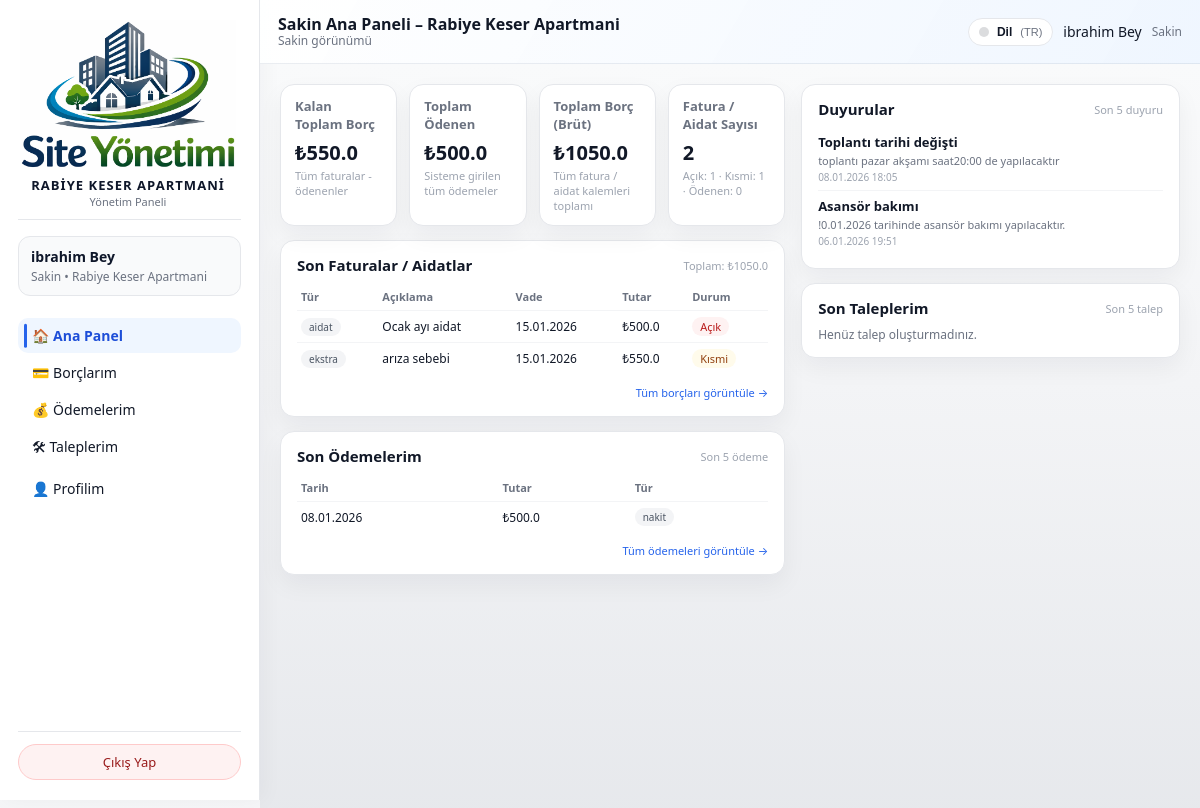
Before: /resident/dashboard (signed in) with the older database file.
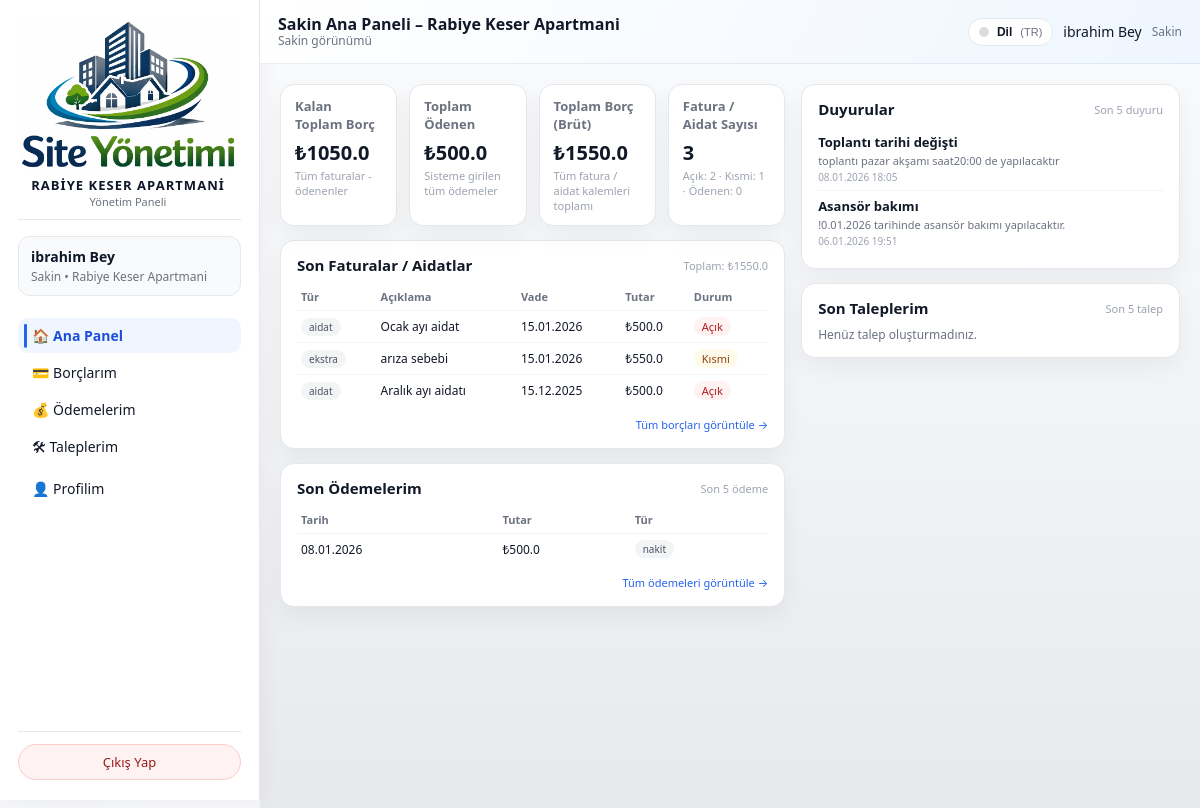
After: the same page with the newer database file.
### models/bill_model.py (models this page shows, shortened)
class Bill(db.Model):
    __tablename__ = "bills"
    id = db.Column(db.Integer, primary_key=True)
    site_id = db.Column(db.Integer, db.ForeignKey("sites.id"), nullable=False)
    apartment_id = db.Column(db.Integer, db.ForeignKey("apartments.id"), nullable=False)
    description = db.Column(db.String(255), nullable=True)
    amount = db.Column(Numeric(10, 2), nullable=False)
    due_date = db.Column(db.Date, nullable=True)
    status = db.Column(db.String(20), nullable=False, default="open")
    type = db.Column(db.String(50), nullable=True)
    created_at = db.Column(db.DateTime, default=datetime.utcnow)
    updated_at = db.Column(
        db.DateTime, default=datetime.utcnow, onupdate=datetime.utcnow
    )
    payments = db.relationship("Payment", backref="bill", lazy="dynamic")

### models/payment_model.py (models this page shows, shortened)
class Payment(db.Model):
    __tablename__ = "payments"
    id = db.Column(db.Integer, primary_key=True)
    site_id = db.Column(db.Integer, db.ForeignKey("sites.id"), nullable=False)
    bill_id = db.Column(db.Integer, db.ForeignKey("bills.id"), nullable=True)
    apartment_id = db.Column(db.Integer, db.ForeignKey("apartments.id"), nullable=False)
    user_id = db.Column(db.Integer, db.ForeignKey("users.id"), nullable=True)
    amount = db.Column(Numeric(10, 2), nullable=False)
    payment_date = db.Column(db.DateTime, nullable=False, default=datetime.utcnow)
    method = db.Column(db.String(50), nullable=True)
    user = db.relationship("User", backref="payments", lazy=True)

### models/announcement_model.py (models this page shows, shortened)
class Announcement(db.Model):
    __tablename__ = "announcements"
    id = db.Column(db.Integer, primary_key=True)
    site_id = db.Column(db.Integer, db.ForeignKey("sites.id"), nullable=False)
    title = db.Column(db.String(200), nullable=False)
    content = db.Column(db.Text, nullable=False)
    created_at = db.Column(db.DateTime, default=datetime.utcnow)
    created_by = db.Column(db.Integer, db.ForeignKey("users.id"), nullable=True)
    target = db.Column(db.String(50), nullable=False, default="all")
    author = db.relationship("User", backref="announcements", lazy=True)

### routes/resident_routes.py (the view)
@resident_bp.route("/dashboard")
@resident_required
def dashboard():
    user, apartment = _get_current_resident()
    if not user:
        flash("Kullanıcı bulunamadı. Lütfen tekrar giriş yapın.", "error")
        return redirect(url_for("auth.logout"))
    stats = {
        "total_bills": 0,
        "open_bills": 0,
        "partial_bills": 0,
        "paid_bills": 0,
        "total_bills_amount": Decimal("0.00"),
        "total_open_amount": Decimal("0.00"),
        "total_paid_amount": Decimal("0.00"),
    }
    bills = []
    payments = []
    tickets = []
    announcements = []
    current_site_name = None
    site_id = None  # ✅ duyurular filtrelemek için dışarıda dursun
    try:
        if apartment is not None and getattr(apartment, "site_id", None):
            site_id = apartment.site_id
        elif getattr(user, "site_id", None):
            site_id = user.site_id
        elif "active_site_id" in session:
            site_id = session.get("active_site_id")
        if site_id:
            site = Site.query.get(site_id)
            if site:
                current_site_name = site.name
                session["active_site_id"] = site.id
                session["active_site_name"] = site.name
    except SQLAlchemyError as exc:
        current_app.logger.exception("Sakin site bilgisi alınamadı: %s", exc)
    if apartment:
        stats = _compute_debt_stats_for_apartment(apartment.id)
        try:
            bills = (
                Bill.query.filter(Bill.apartment_id == apartment.id)
                .order_by(Bill.due_date.desc().nullslast(), Bill.created_at.desc())
                .all()
            )
        except SQLAlchemyError as exc:
            current_app.logger.exception("Sakin borç bilgileri alınamadı: %s", exc)
            flash("Borç bilgileriniz alınırken bir hata oluştu.", "error")
        try:
            payments = (
                Payment.query.filter(Payment.apartment_id == apartment.id)
                .order_by(Payment.payment_date.desc())
                .limit(5)
                .all()
            )
        except SQLAlchemyError as exc:
            current_app.logger.exception("Sakin ödeme listesi alınamadı: %s", exc)
            flash("Ödeme bilgileriniz alınırken bir hata oluştu.", "error")
    try:
        tickets = (
            Ticket.query.filter(Ticket.user_id == user.id)
            .order_by(Ticket.created_at.desc())
            .limit(5)
            .all()
        )
    except SQLAlchemyError as exc:
        current_app.logger.exception("Sakin talep listesi alınamadı: %s", exc)
        flash("Talep listeniz alınırken bir hata oluştu.", "error")
    try:
        q = Announcement.query.filter(Announcement.target.in_(["all", "residents"]))
        if site_id:
            q = q.filter(Announcement.site_id == site_id)  # ✅ sadece kendi sitesi
        elif apartment is not None and getattr(apartment, "site_id", None):
            q = q.filter(Announcement.site_id == apartment.site_id)
        elif getattr(user, "site_id", None):
            q = q.filter(Announcement.site_id == user.site_id)
        announcements = (
            q.order_by(Announcement.created_at.desc())
            .limit(5)
            .all()
        )
    except SQLAlchemyError as exc:
        current_app.logger.exception("Sakin duyuru listesi alınamadı: %s", exc)
        flash("Duyurular alınırken bir hata oluştu.", "error")
    today = date.today()  # bugünün tarihi
    return render_template(
        "resident/dashboard.html",
        user=user,
        apartment=apartment,
        stats=stats,
        bills=bills,
        payments=payments,
        tickets=tickets,
        announcements=announcements,
        today=today,
        current_site_name=current_site_name,
    )

### routes/admin_routes.py (called while the page is built)
@admin_bp.app_context_processor
def inject_site_name():
    name = session.get("site_name")
    if not name:
        name = get_site_display_name()  # DB'den oku (SystemSetting)
        session["site_name"] = name
    return {"current_site_name": name}

def get_site_display_name() -> str:
    default_name = "Site / Apartman"
    try:
        settings = SystemSetting.get_singleton()
        if settings and getattr(settings, "site_name", None):
            name = (settings.site_name or "").strip()
            if name:
                return name
    except SQLAlchemyError as exc:
        current_app.logger.exception("Site adı okunamadı: %s", exc)
    return default_name

@admin_bp.app_context_processor
def inject_site_name():
    name = session.get("site_name")
    if not name:
        name = get_site_display_name()  # DB'den oku (SystemSetting)
        session["site_name"] = name
    return {"current_site_name": name}

### templates/resident/dashboard.html (shortened to what the changed rows need)
{% extends "base.html" %}
{% set LANG = session.get('lang','tr') %}
{% macro tp(k) -%}
  {{ I18N_PAGE.get(LANG, I18N_PAGE['tr']).get(k, I18N_PAGE['tr'].get(k, k)) }}
{%- endmacro %}
{% block content %}
<div class="resident-dashboard-grid">
  <section>
    <div class="resident-cards" style="margin-bottom: 14px;">
      <div class="resident-card">
        <h3>{{ tp('card_remaining_title') }}</h3>
        <div class="value amount-negative">
          ₺{{ stats.total_open_amount | float | round(2) }}
        </div>
        <div class="sub">
          {{ tp('card_remaining_sub') }}
        </div>
      </div>
      <div class="resident-card">
        <h3>{{ tp('card_gross_title') }}</h3>
        <div class="value">
          ₺{{ stats.total_bills_amount | float | round(2) }}
        </div>
        <div class="sub">
          {{ tp('card_gross_sub') }}
        </div>
      </div>
      <div class="resident-card">
        <h3>{{ tp('card_count_title') }}</h3>
        <div class="value">
          {{ stats.total_bills }}
        </div>
        <div class="sub">
          {{ tp('card_count_sub_open') }}: {{ stats.open_bills }}
          · {{ tp('card_count_sub_partial') }}: {{ stats.partial_bills }}
          · {{ tp('card_count_sub_paid') }}: {{ stats.paid_bills }}
        </div>
      </div>
    </div>
    <div class="section-card" style="margin-bottom: 14px;">
      <div class="section-header">
        <h2>{{ tp('last_bills_title') }}</h2>
        <span>
          {{ tp('last_bills_total') }}: ₺{{ stats.total_bills_amount | float | round(2) }}
        </span>
      </div>
      {% if bills and bills|length > 0 %}
        <div style="overflow-x:auto;">
          <table class="list-table">
            <thead>
              <tr>
                <th>{{ tp('th_type') }}</th>
                <th>{{ tp('th_desc') }}</th>
                <th>{{ tp('th_due') }}</th>
                <th>{{ tp('th_amount') }}</th>
                <th>{{ tp('th_status') }}</th>
              </tr>
            </thead>
            <tbody>
              {% for bill in bills[:8] %}
                <tr>
                  <td>
                    <span class="pill-small">
                      {{ bill.type or tp('type_general') }}
                    </span>
                  </td>
                  <td>{{ bill.description or tp('dash') }}</td>
                  <td>
                    {% if bill.due_date %}
                      {{ bill.due_date.strftime("%d.%m.%Y") }}
                    {% else %}
                      {{ tp('dash') }}
                    {% endif %}
                  </td>
                  <td>₺{{ bill.amount | float | round(2) }}</td>
                  <td>
                    {% if bill.status == "open" %}
                      <span class="status-pill status-open">{{ tp('status_open') }}</span>
                    {% elif bill.status == "partial" %}
                      <span class="status-pill status-partial">{{ tp('status_partial') }}</span>
                    {% elif bill.status == "paid" %}
                      <span class="status-pill status-paid">{{ tp('status_paid') }}</span>
                    {% else %}
                      <span class="status-pill">{{ bill.status }}</span>
                    {% endif %}
                  </td>
                </tr>
              {% endfor %}
            </tbody>
          </table>
        </div>
      {% else %}
        <p style="font-size:12px; color:#6b7280; margin:0;">
          {{ tp('empty_bills') }}
        </p>
      {% endif %}
    </div>
    <div class="section-card">
      <div class="section-header">
        <h2>{{ tp('last_payments_title') }}</h2>
      </div>
      {% if payments and payments|length > 0 %}
        <div style="overflow-x:auto;">
          <table class="list-table">
            <thead>
              <tr>
                <th>{{ tp('th_date') }}</th>
                <th>{{ tp('th_payment_amount') }}</th>
                <th>{{ tp('th_payment_type') }}</th>
              </tr>
            </thead>
            <tbody>
              {% for p in payments %}
                <tr>
                  <td>
                    {% if p.payment_date %}
                      {{ p.payment_date.strftime("%d.%m.%Y") }}
                    {% else %}
                      {{ tp('dash') }}
                    {% endif %}
                  </td>
                  <td>₺{{ p.amount | float | round(2) }}</td>
                  <td>
                    {% if p.method %}
                      <span class="pill-small">{{ p.method }}</span>
                    {% else %}
                      {{ tp('dash') }}
                    {% endif %}
                  </td>
                </tr>
              {% endfor %}
            </tbody>
          </table>
        </div>
      {% else %}
        <p style="font-size:12px; color:#6b7280; margin:0;">
          {{ tp('empty_payments') }}
        </p>
      {% endif %}
    </div>
  </section>
  <aside style="display:flex; flex-direction:column; gap:14px;">
    <div class="section-card">
      <div class="section-header">
        <h2>{{ tp('announcements_title') }}</h2>
      </div>
      {% if announcements and announcements|length > 0 %}
        {% for ann in announcements %}
          {% set is_expired = ann.created_at and (today - ann.created_at.date()).days >= 29 %}
          <div class="announcement-item" style="{% if is_expired %}opacity:0.6;{% endif %}">
            <h4 style="{% if is_expired %}text-decoration:line-through;{% endif %}">{{ ann.title }}</h4>
            {% if ann.content %}
              <p style="{% if is_expired %}text-decoration:line-through;{% endif %}">{{ ann.content }}</p>
            {% endif %}
            <div class="announcement-meta">
              {{ ann.created_at.strftime("%d.%m.%Y %H:%M") }}
            </div>
          </div>
        {% endfor %}
      {% else %}
        <p style="font-size:12px; color:#6b7280; margin:0;">
          {{ tp('empty_announcements') }}
        </p>
      {% endif %}
    </div>
    <div class="section-card">
      <div class="section-header">
        <h2>{{ tp('tickets_title') }}</h2>
      </div>
    </div>
  </aside>
</div>
{% endblock %}

Changed rows visible on the page:
added Bill: type "aidat", description "Aralık ayı aidatı", due_date "15.12.2025", amount "500.0", get "Açık"
Other visible differences:
{{ stats.total_open_amount | float | round(2) }}: "550.0" → "1050.0"
{{ stats.total_bills_amount | float | round(2) }}: "1050.0" → "1550.0"
{{ stats.total_bills }}: "2" → "3"
{{ stats.open_bills }}: "1" → "2"
